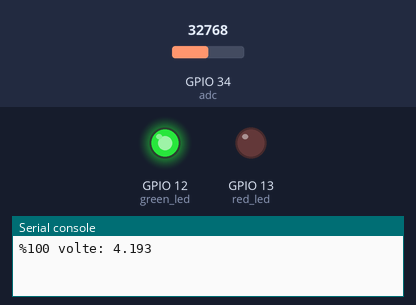
Simulated run of this program. Board: ESP32 board running MicroPython. Shown: output pins drawn as LEDs (lit = HIGH), the last lines printed to the serial console. Inputs (shaded band) come from the test bench; at power-on: GPIO 34 (adc) = 32768 (analog values on the 0–65535 scale).

Above: at 1.2 s.
1.3 s: GPIO 34 (adc) set to 29952
4.2 s: GPIO 34 (adc) set to 28384
At 5.4 s:
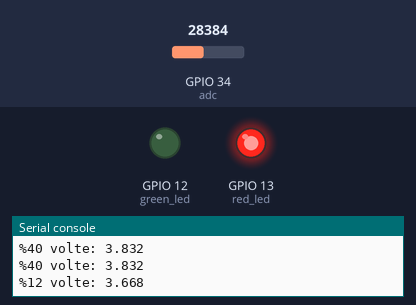
6.5 s: GPIO 34 (adc) set to 32767
At 7.3 s:
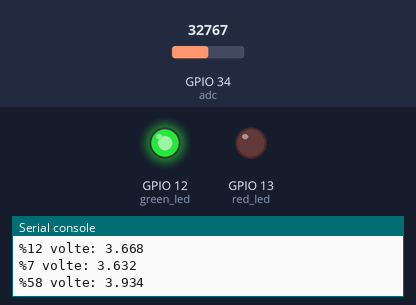
8.5 s: GPIO 34 (adc) set to 19660
At 9.3 s:
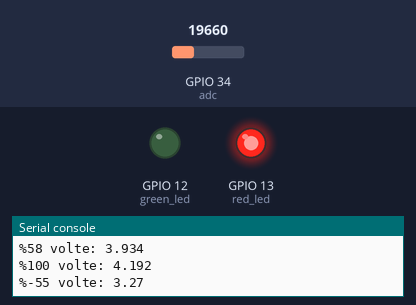
Timing chart, 0 to 11.5 s (numbered marks = the images above; inputs shaded):
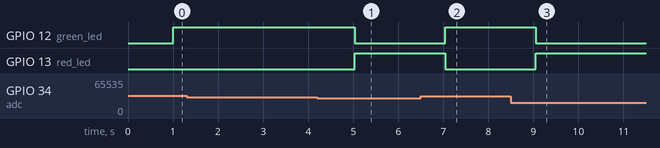

The program:

batery.py
```python
from machine import Pin, ADC
import time

adc = ADC(Pin(34))
adc.atten(ADC.ATTN_6DB)

max_battery = 0.973
min_battery = 0.836

baterry = max_battery-min_battery

green_led = Pin(12, Pin.OUT)
red_led = Pin(13, Pin.OUT)


while True:
    a = []
    for i in range(100):
        a.append(adc.read_u16()*1.95/65535)
        time.sleep(0.01)
    b1 = sum(a)/100
    b = round(sum(a)/100-min_battery, 3)
    b_proc = round(b*100/baterry)
    if b_proc > 100:
        b_proc = 100

    if b_proc > 21:
        green_led.value(1)
        red_led.value(0)
    else:
        green_led.value(0)
        red_led.value(1)

    print("%"+str(b_proc), "volte:",round(b1/(1/(4.3)), 3))
```

Measured:
- the behaviour switches between 29088 and 29072 on GPIO 34 (adc) (found by bisection; images 0 and 1)
- after the input at 4.2 s, GPIO 12 (green_led): HIGH → LOW after 0.83 s; GPIO 13 (red_led): LOW → HIGH after 0.83 s
- after the input at 6.5 s, GPIO 12 (green_led): LOW → HIGH after 0.54 s; GPIO 13 (red_led): HIGH → LOW after 0.54 s
- after the input at 8.5 s, GPIO 12 (green_led): HIGH → LOW after 0.56 s; GPIO 13 (red_led): LOW → HIGH after 0.56 s
